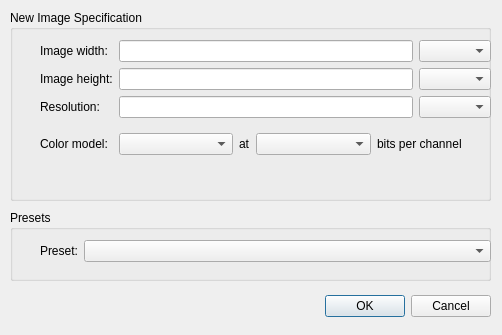
<?xml version="1.0" encoding="UTF-8"?>
<ui version="4.0">
 <class>NewDocumentDialog</class>
 <widget class="QDialog" name="NewDocumentDialog">
  <property name="geometry">
   <rect>
    <x>0</x>
    <y>0</y>
    <width>502</width>
    <height>335</height>
   </rect>
  </property>
  <property name="windowTitle">
   <string>Create New Document</string>
  </property>
  <widget class="QDialogButtonBox" name="buttonBox">
   <property name="geometry">
    <rect>
     <x>150</x>
     <y>290</y>
     <width>341</width>
     <height>32</height>
    </rect>
   </property>
   <property name="orientation">
    <enum>Qt::Horizontal</enum>
   </property>
   <property name="standardButtons">
    <set>QDialogButtonBox::Cancel|QDialogButtonBox::Ok</set>
   </property>
  </widget>
  <widget class="QGroupBox" name="groupBox">
   <property name="geometry">
    <rect>
     <x>10</x>
     <y>10</y>
     <width>481</width>
     <height>191</height>
    </rect>
   </property>
   <property name="title">
    <string>New Image Specification</string>
   </property>
   <widget class="QWidget" name="formLayoutWidget">
    <property name="geometry">
     <rect>
      <x>30</x>
      <y>30</y>
      <width>451</width>
      <height>157</height>
     </rect>
    </property>
    <layout class="QFormLayout" name="formLayout">
     <item row="0" column="0">
      <widget class="QLabel" name="label">
       <property name="text">
        <string>Image width:</string>
       </property>
      </widget>
     </item>
     <item row="1" column="0">
      <widget class="QLabel" name="label_2">
       <property name="text">
        <string>Image height:</string>
       </property>
      </widget>
     </item>
     <item row="2" column="0">
      <widget class="QLabel" name="label_3">
       <property name="text">
        <string>Resolution:</string>
       </property>
      </widget>
     </item>
     <item row="4" column="0">
      <widget class="QLabel" name="label_4">
       <property name="text">
        <string>Color model:</string>
       </property>
      </widget>
     </item>
     <item row="3" column="0">
      <widget class="Line" name="line">
       <property name="orientation">
        <enum>Qt::Horizontal</enum>
       </property>
      </widget>
     </item>
     <item row="4" column="1">
      <layout class="QHBoxLayout" name="horizontalLayout">
       <item>
        <widget class="QComboBox" name="colorModelComboBox"/>
       </item>
       <item>
        <widget class="QLabel" name="label_5">
         <property name="sizePolicy">
          <sizepolicy hsizetype="Maximum" vsizetype="Preferred">
           <horstretch>0</horstretch>
           <verstretch>0</verstretch>
          </sizepolicy>
         </property>
         <property name="text">
          <string>at</string>
         </property>
        </widget>
       </item>
       <item>
        <widget class="QComboBox" name="bitsPerChannelComboBox"/>
       </item>
       <item>
        <widget class="QLabel" name="label_6">
         <property name="text">
          <string>bits per channel</string>
         </property>
        </widget>
       </item>
      </layout>
     </item>
     <item row="0" column="1">
      <layout class="QHBoxLayout" name="horizontalLayout_2">
       <item>
        <widget class="QLineEdit" name="imageWidthEdit"/>
       </item>
       <item>
        <widget class="QComboBox" name="imageWidthUnitComboBox"/>
       </item>
      </layout>
     </item>
     <item row="1" column="1">
      <layout class="QHBoxLayout" name="horizontalLayout_3">
       <item>
        <widget class="QLineEdit" name="imageHeightEdit"/>
       </item>
       <item>
        <widget class="QComboBox" name="imageHeightUnitComboBox"/>
       </item>
      </layout>
     </item>
     <item row="2" column="1">
      <layout class="QHBoxLayout" name="horizontalLayout_4">
       <item>
        <widget class="QLineEdit" name="imageResolutionEdit"/>
       </item>
       <item>
        <widget class="QComboBox" name="imageResolutionUnitComboBox"/>
       </item>
      </layout>
     </item>
    </layout>
   </widget>
  </widget>
  <widget class="QGroupBox" name="groupBox_2">
   <property name="geometry">
    <rect>
     <x>10</x>
     <y>210</y>
     <width>481</width>
     <height>71</height>
    </rect>
   </property>
   <property name="title">
    <string>Presets</string>
   </property>
   <widget class="QWidget" name="formLayoutWidget_2">
    <property name="geometry">
     <rect>
      <x>30</x>
      <y>30</y>
      <width>451</width>
      <height>26</height>
     </rect>
    </property>
    <layout class="QFormLayout" name="formLayout_2">
     <item row="0" column="0">
      <widget class="QLabel" name="label_7">
       <property name="text">
        <string>Preset:</string>
       </property>
      </widget>
     </item>
     <item row="0" column="1">
      <widget class="QComboBox" name="presetComboBox"/>
     </item>
    </layout>
   </widget>
  </widget>
 </widget>
 <resources/>
 <connections>
  <connection>
   <sender>buttonBox</sender>
   <signal>accepted()</signal>
   <receiver>NewDocumentDialog</receiver>
   <slot>accept()</slot>
   <hints>
    <hint type="sourcelabel">
     <x>248</x>
     <y>254</y>
    </hint>
    <hint type="destinationlabel">
     <x>157</x>
     <y>274</y>
    </hint>
   </hints>
  </connection>
  <connection>
   <sender>buttonBox</sender>
   <signal>rejected()</signal>
   <receiver>NewDocumentDialog</receiver>
   <slot>reject()</slot>
   <hints>
    <hint type="sourcelabel">
     <x>316</x>
     <y>260</y>
    </hint>
    <hint type="destinationlabel">
     <x>286</x>
     <y>274</y>
    </hint>
   </hints>
  </connection>
 </connections>
 <slots>
  <slot>widthChanged()</slot>
  <slot>heightChanged()</slot>
  <slot>widthUnitChanged()</slot>
  <slot>heightUnitChanged()</slot>
  <slot>resolutionChanged()</slot>
  <slot>resolutionUnitChanged()</slot>
 </slots>
</ui>
